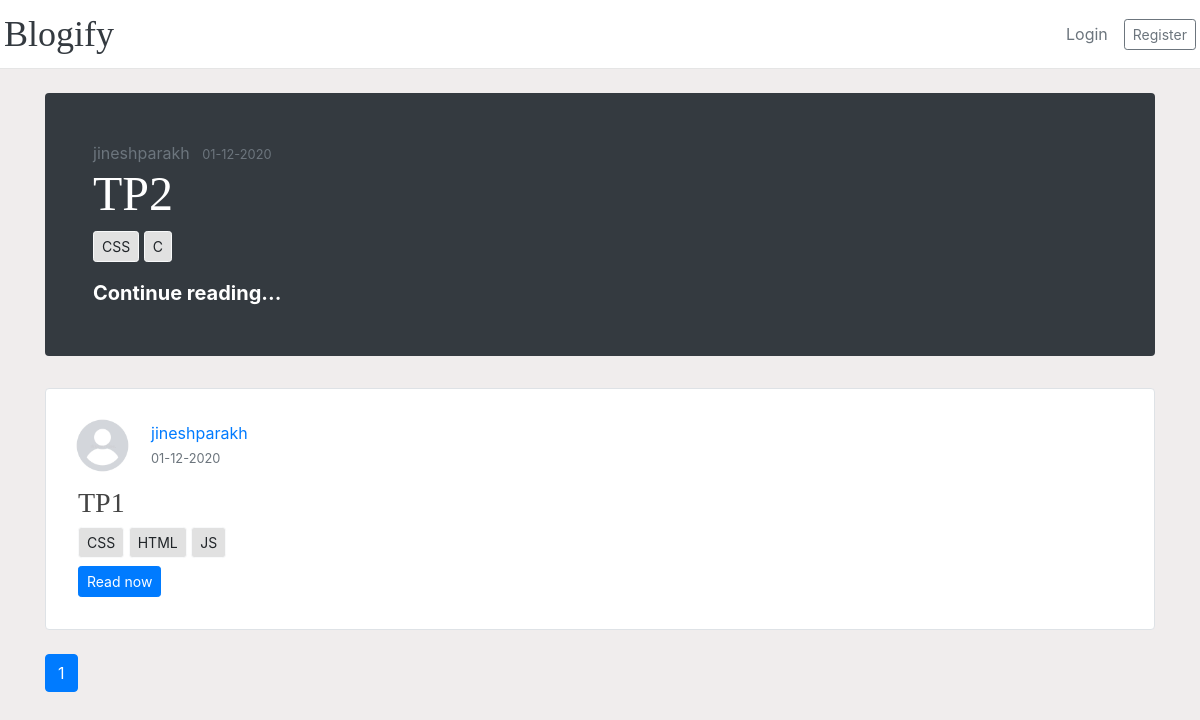
Page /home on the earlier database version.
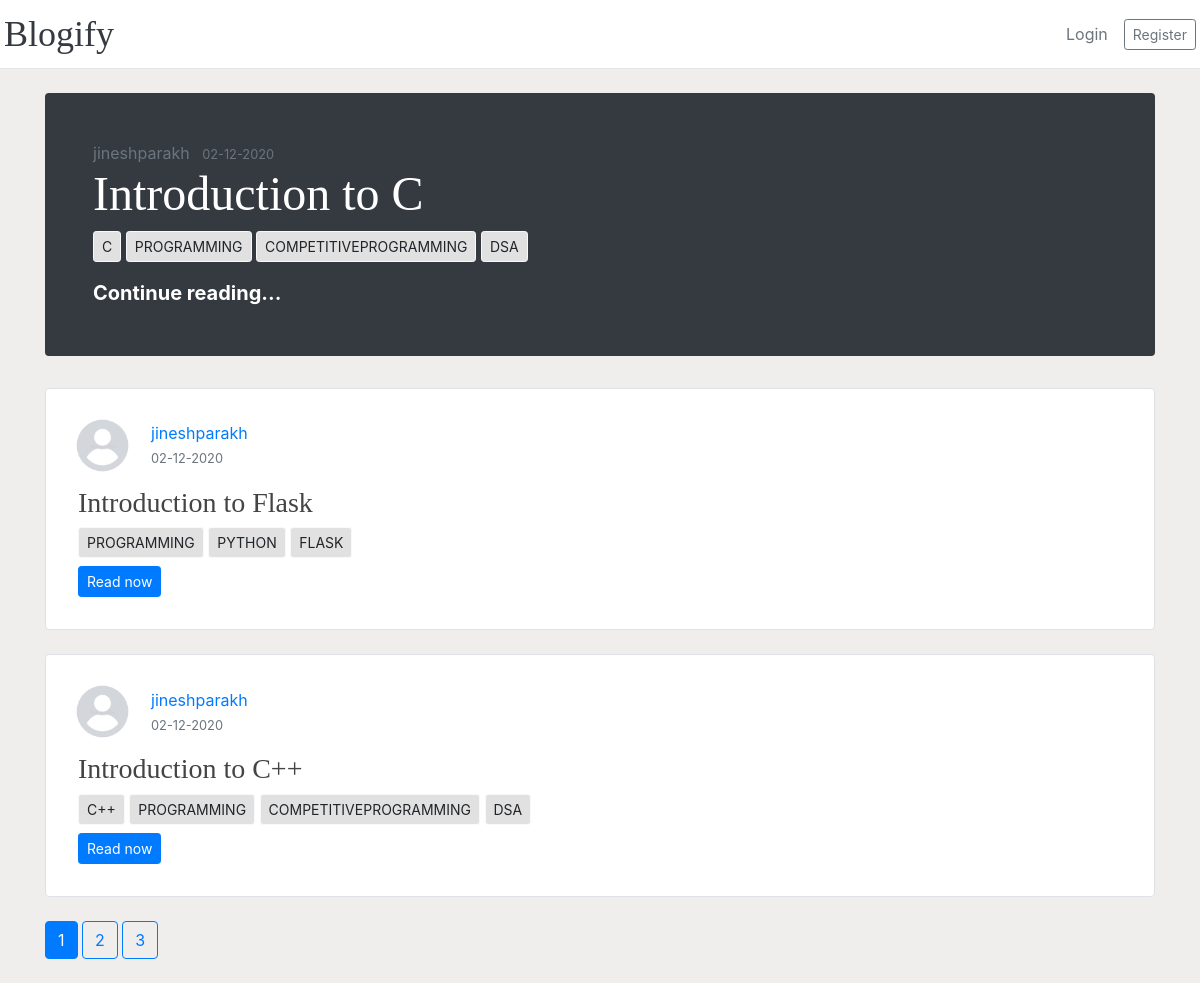
Same page on the later database version.
### app/models.py (models this page shows, shortened)
class Post(db.Model):
    id=db.Column(db.Integer, primary_key=True)
    title=db.Column(db.String(100), nullable=False)
    created_at=db.Column(db.DateTime, nullable=False, default=datetime.utcnow)
    updated_at=db.Column(db.DateTime, nullable=False, default=datetime.utcnow)
    content=db.Column(db.Text, nullable=False)
    user_id=db.Column(db.Integer, db.ForeignKey('user.id'), nullable=False)
    tags = db.relationship('Tag', secondary='post_tag', lazy='dynamic', back_populates='posts')

class Tag(db.Model):
    id=db.Column(db.Integer, primary_key=True)
    value=db.Column(db.String(100), nullable=False, unique=True)
    posts = db.relationship('Post', secondary='post_tag', lazy='dynamic', back_populates='tags')

class User(db.Model, UserMixin):
    id=db.Column(db.Integer, primary_key=True)
    username=db.Column(db.String(20), unique=True,nullable=False)
    email=db.Column(db.String(120), unique=True,nullable=False)
    image_file=db.Column(db.String(20), nullable=False,default='default.jpeg')
    password=db.Column(db.String(60), nullable=False)
    posts=db.relationship('Post', backref='author', lazy=True)

### app/main/routes.py (the view)
@main.route('/')
@main.route('/home')
def home():
    page=request.args.get('page', default=1, type=int)
    posts=Post.query.order_by(Post.created_at.desc()).paginate(per_page=3, page=page)
    featPost = []
    if len(posts.items) > 0:
      featPost = posts.items[0]
    return render_template('home.html', posts=posts, featPost = featPost)

### app/templates/home.html (shortened to what this page needs)
{%extends 'layout.html'%}
{%block body%}
{%if featPost %}
  <div class="jumbotron p-4 p-md-5 text-white rounded bg-dark mt-4">
  	<div class="col-md-12 px-0">
  		<a
  			class="mr-2 text-secondary"
  			href="{{url_for('users.user_posts',post_id=featPost.id, username=featPost.author.username)}}"
  			>{{ featPost.author.username }}</a
  		>
  		<small class="text-muted" href="#"
  			>{{ featPost.created_at.strftime('%d-%m-%Y') }}</small
  		>
  		<h1 class="display-4 text-white">
  			<a
  				href="{{url_for('posts.post', post_id=featPost.id)}}"
  				class="text-white"
  				>{{ featPost.title }}</a
  			>
      </h1>
      {%if featPost.tags %}
        {% for tag in featPost.tags %}
          <a href="{{url_for('tags.searchPostsViaTag', selectedTag=tag.value)}}" class="btn btn-light btn-sm">{{tag.value}}</a>
        {%endfor%}
      {%endif%}
  		<a
  			href="{{url_for('posts.post', post_id=featPost.id)}}"
  			class="text-white font-weight-bold lead"
  			>Continue reading...</a
  		>
  	</div>
  </div>
{%elif  current_user.is_authenticated%}
  <div class="alert alert-light my-5 text-center">
    <h1 class="">No Posts To Show!</h1>
    <h4>Want to express yourself by posting?</h4>
  	<a href="{{url_for('posts.new_post')}}" class="text-white text-wrap btn btn-primary  btn-lg">Post now!</a>
  </div>
{%endif%}
{%if posts.items is iterable %}
  {% for post in range(1, posts.items | length) %}
    <div class="row no-gutters border rounded overflow-hidden flex-md-row mb-4 h-md-200 position-relative bg-white">
      <div class="col p-4 d-flex flex-column position-static">
        <div class="d-flex align-items-center">
          <img
            src="{{url_for('static',filename='profile_pics/'+posts.items[post].author.image_file)}}"
            alt=""
            class="rounded-circle article-img"
          />
          <div class="media-body">
        		<div class="article-metadata">
        			<a
        				class="mr-2 d-block"
        				href="{{url_for('users.user_posts',post_id=posts.items[post].id, username=posts.items[post].author.username)}}"
        				>{{ posts.items[post].author.username }}</a
        			>
        			<small class="text-muted" href="#"
        				>{{ posts.items[post].created_at.strftime('%d-%m-%Y') }}</small
        			>
            </div>
          </div>
        </div>
        <div class="p-2">
          <h3>{{ posts.items[post].title }}</h3>
          <div class="my-2">
            {%if posts.items[post].tags %}
              {% for tag in posts.items[post].tags %}
                <a href="{{url_for('tags.searchPostsViaTag', selectedTag=tag.value)}}" class="btn btn-light btn-sm">{{tag.value}}</a>
              {%endfor%}
            {%endif%}
          </div>
          <a href="{{url_for('posts.post', post_id=posts.items[post].id)}}" class="btn btn-primary btn-sm">Read now</a>
        </div>
      </div>
    </div>
  {%endfor%}
{%endif%}
<div >
	{% for page_num in posts.iter_pages(left_edge=1, right_edge=1, left_current=1,
  right_current=2)%}
  {%if page_num%}
    {%if posts.page==page_num%}
    	<a
    		href="{{url_for('main.home', page=page_num)}}"
    		class="btn btn-primary mb-4 aria-pressed='true'"
    		>{{page_num}}</a
    	>
  	{%else%}
    	<a
    		href="{{url_for('main.home', page=page_num)}}"
    		class="btn btn-outline-primary mb-4"
    		>{{page_num}}</a
    	>
    {%endif%}
  {%else%}
  ...
  {%endif%}
{%endfor%}
</div>
{%endblock%}

Differences in the rows shown:
no longer on this page (row edited): Post: created_at "01-12-2020", title "TP2"
no longer on this page (row unchanged): Tag: value "CSS"
no longer on this page (row edited): Post: created_at "01-12-2020", title "TP1"
no longer on this page (row unchanged): Tag: value "HTML", shown under "jineshparakh"
no longer on this page (row unchanged): Tag: value "JS", shown under "jineshparakh"
added Post: created_at "02-12-2020", title "Introduction to C"
added Tag: value "PROGRAMMING"
added Tag: value "COMPETITIVEPROGRAMMING"
added Tag: value "DSA"
added Post: created_at "02-12-2020", title "Introduction to Flask"
added Tag: value "PYTHON", shown under "jineshparakh"
added Tag: value "FLASK", shown under "jineshparakh"
added Post: created_at "02-12-2020", title "Introduction to C++"
now on this page (row unchanged): Tag: value "C++", shown under "jineshparakh"
Other differences:
new list line: "jineshparakh"
new list line: "Read now"
new list line: "2"
new list line: "3"
list line gone: "jineshparakh"
list line gone: "Read now"
